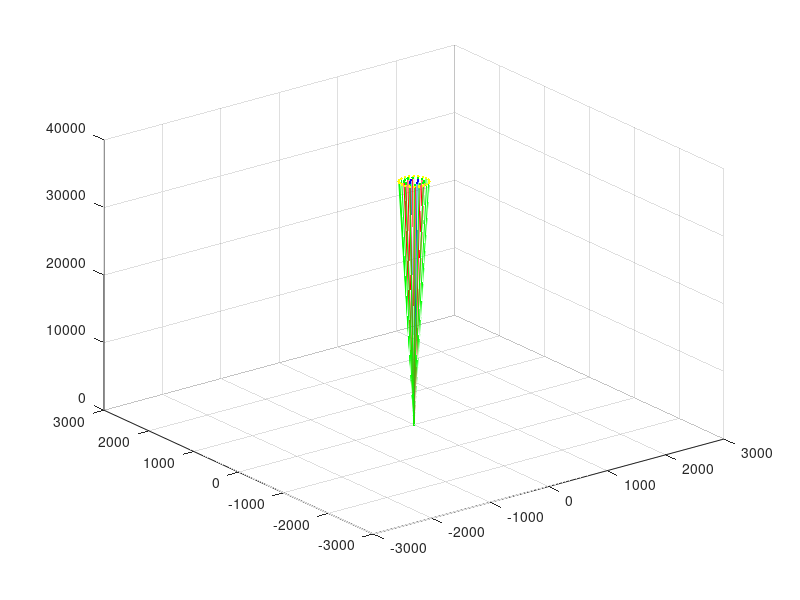

This figure's MATLAB source:
function [b1,b2,b3,b1w,b2w,b3w]=beamsample

% For generating beam samples with 2pi symm in theta, with beamwidth of phi
% N Number of original spacing in theta
Ntheta_0=4;  % Ntheta- first rings number of points
BWHM=0.33;
Nphi=3;	% Number of total phi rings 
dphi_degree=BWHM/Nphi;
phi_degree=cumsum(dphi_degree.*ones(Nphi,1))
n=phi_degree./dphi_degree % radius multiple from first ring
Ntheta=Ntheta_0.*(2*(n)-1); % number of samples for each ring

% center phi on z-axis (around pi/2)
%phip=phi_degree-phi_degree(2);
phi_degree_norm=90+phi_degree;
phi=phi_degree_norm*pi/180; % convert to radian

lasttheta1=2*pi-2*pi/Ntheta(1);
theta1=linspace(0,lasttheta1,Ntheta(1))
lasttheta2=2*pi-2*pi/Ntheta(2);
theta2=linspace(0,lasttheta2,Ntheta(2))
lasttheta3=2*pi-2*pi/Ntheta(3);
theta3=linspace(0,lasttheta3,Ntheta(3))
phi1=phi(1);
phi2=phi(2);
phi3=phi(3);

r=36000;
[R1,TH1,PHI1]=meshgrid(r,theta1,phi1);
[R2,TH2,PHI2]=meshgrid(r,theta2,phi2);
[R3,TH3,PHI3]=meshgrid(r,theta3,phi3);

[x1,y1,z1]=sph2cart(TH1,PHI1,R1);
[x2,y2,z2]=sph2cart(TH2,PHI2,R2);
[x3,y3,z3]=sph2cart(TH3,PHI3,R3);

x1=x1(:);
y1=y1(:);
z1=z1(:);

x2=x2(:);
y2=y2(:);
z2=z2(:);

x3=x3(:);
y3=y3(:);
z3=z3(:);

b1=[x1';y1';z1'];
b2=[x2';y2';z2'];
b3=[x3';y3';z3'];

% NOW DO BEAMWEIGHTING
deltabeam=dphi_degree/2	;	% since phi is sampled around by 2pi, the deltaphi (from axis is1/2)
delta(1)=deltabeam;
delta(2)=deltabeam*2;
delta(3)=deltabeam*3;
wt=exp(-2.76*(delta./BWHM).^2);
b1w=wt(1);
b2w=wt(2);
b3w=wt(3);

f=1





a1=zeros(size(x1));
h1=quiver3(a1,a1,a1,x1,y1,z1,0,'.')
hold on
a2=zeros(size(x2));
h2=quiver3(a2,a2,a2,x2,y2,z2,0,'r.')
a3=zeros(size(x3));
h3=quiver3(a3,a3,a3,x3,y3,z3,0,'g.')


plot3(x1,y1,z1,'b.')
plot3(x2,y2,z2,'g.')
plot3(x3,y3,z3,'y.')

%axis([-1 1 -1 1 0 1])
